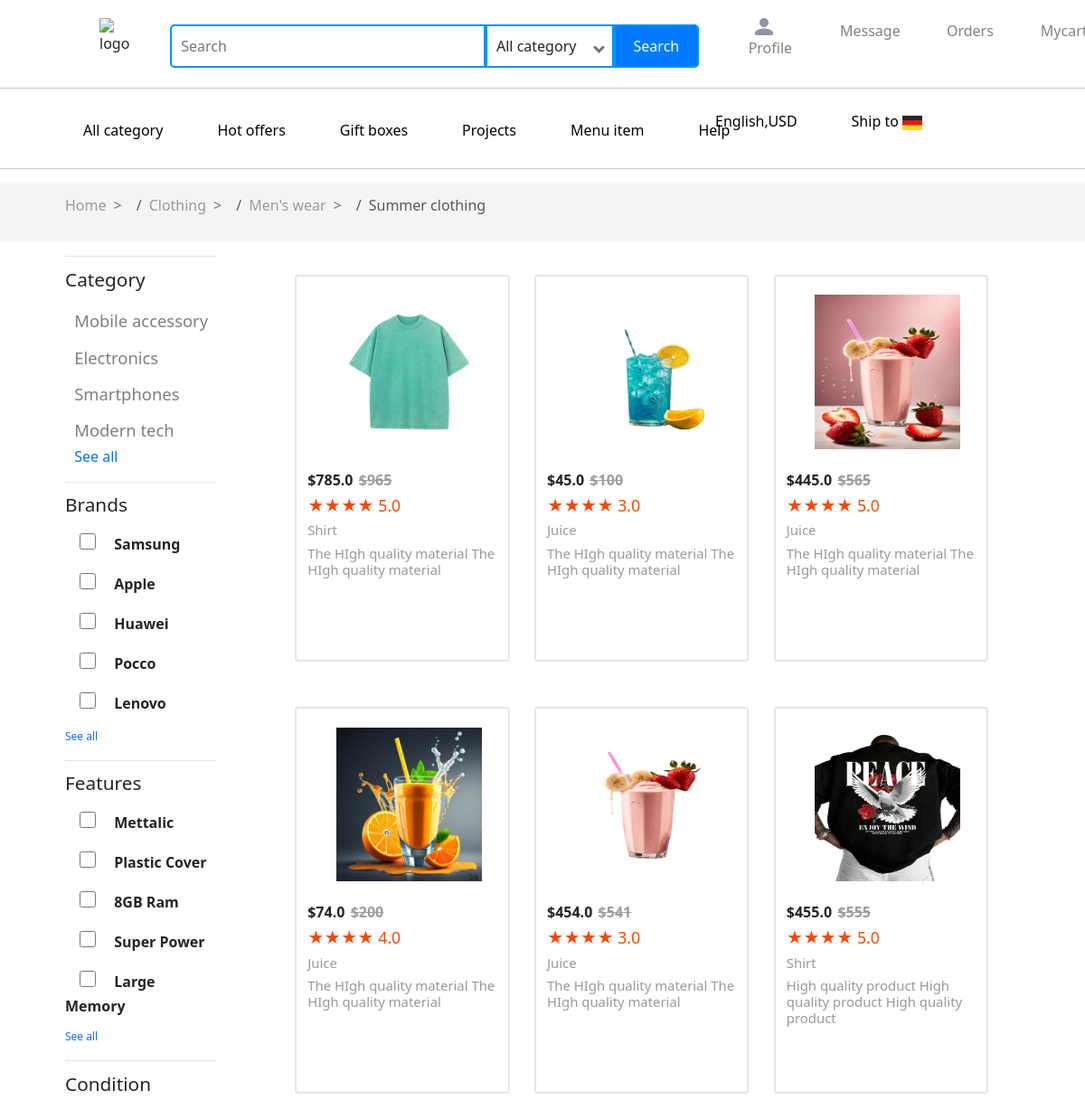
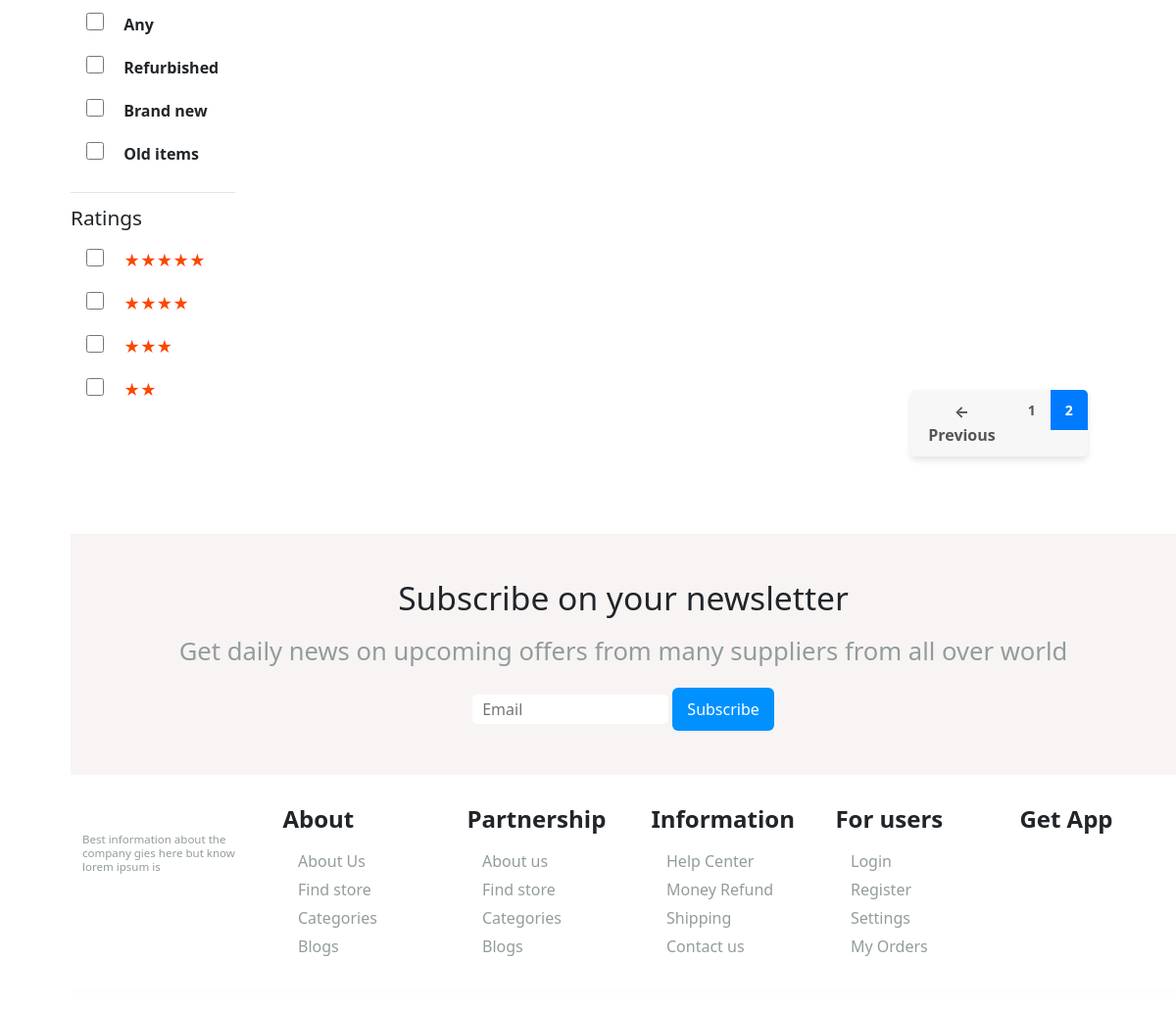
/product?page=2, run on the app's committed database (2 pictures, top to bottom).
### products/models.py (models this page shows, shortened)
class Product(models.Model):
    LIVE=1
    DELETE=0
    DELETE_CHOICES=((LIVE,'Live'),(DELETE,'Delete'))
    title=models.CharField(max_length=200)
    price=models.FloatField()
    discountprice=models.IntegerField()
    description=models.TextField()
    rating=models.FloatField()
    category=models.CharField(max_length=200)
    image=models.ImageField(upload_to='media/')
    priority=models.IntegerField(default=0)
    delete_status=models.IntegerField(choices=DELETE_CHOICES,default=LIVE)
    created_at=models.DateTimeField(auto_now_add=True)
    updated_at=models.DateTimeField(auto_now=True)

### products/views.py (the view)
# urls.py: path('product',views.product,name="product"),
def product(request):
    product_list = Product.objects.all()
    paginator = Paginator(product_list, 6)
    page_number = request.GET.get('page')
    page_obj = paginator.get_page(page_number)
    return render(request, 'product.html', {'page_obj': page_obj})

### templates/product.html (shortened to what this page needs)
{% load static %}
<!DOCTYPE html>
<html lang="en">
<head>
    <link rel="stylesheet" href="{% static '/css/style.css' %}">
    <link href="https://cdn.jsdelivr.net/npm/bootstrap@5.3.3/dist/css/bootstrap.min.css" rel="stylesheet">
</head>
<body>
    <header>
        <div class="logo">
            <img src="{% static 'images/logo-colored.png' %}" alt="logo">
        </div>
        <div class="search-container">
                <input type="text" class="search-bar" placeholder="Search">
                <div class="dropdown">
                    <li onclick="toggleDropdown(this)">All category <span class="arrow"></span></li>
                </div>
                <button class="submit-btn">Search</button>
        </div>
            <div class="user" style="display: flex;">
                <ul class="user" id="list1">
                    <li><img src="{% static 'images/11.png' %}" alt=""><a href="#">Profile</a></li>
                </ul>
                <ul class="user" id="list2">
                    <li><img src="{% static 'images/1231.png ' %}" alt=""><a href="#">Message</a></li>
                </ul>
                <ul class="user" id="list3">
                    <li><img src="{% static 'images/1.png ' %}" alt=""><a href="#">Orders</a></li>
                </ul>
                <ul class="user" id="list4">
                    <li><img src="{% static 'images/2.png ' %}" alt=""><a href="#">Mycart</a></li>
                </ul>
            </div>
    </header>
    <hr>
   <div class="navbar">
    <nav>
        <ul>
            <li><a href="#">All category</a></li>
            <li><a href="#">Hot offers</a></li>
            <li><a href="#">Gift boxes</a></li>
            <li><a href="#">Projects</a></li>
            <li><a href="#">Menu item</a></li>
            <li><a href="#">Help</a></li>
        </ul>
    </nav>
    <div class="region">
        <ul>
            <li><a href="#">English,USD</a></li>
            <li><a href="#">Ship to <img src=" {% static 'images/icon.png' %}" alt=""></a></li>
        </ul>
    </div>
   </div>
   <hr>
<div>
    <nav aria-label="breadcrumb" style="background-color: rgb(244, 244, 244); padding: 1% 6%;">
        <ol class="breadcrumb">
            <li class="breadcrumb-item"><a href="index.html">Home</a></li>
            <li class="breadcrumb-item"><a href="index.html">Clothing</a></li>
            <li class="breadcrumb-item"><a href="index.html">Men's wear</a></li>
            <li class="breadcrumb-item active" aria-current="#">Summer clothing</li>
        </ol>
    </nav>
</div>
<div class="section" style="padding-left:6%; ">
    <div class="row">
        <div class="col-2 side_bar">
            <hr style="color: #999191; padding: 4%;">
            <h2>Category</h2>
            <ul>
                <li><a href="#">Mobile accessory</a></li>
                <li><a href="#">Electronics</a></li>
                <li><a href="#">Smartphones</a></li>
                <li><a href="#">Modern tech</a></li>
                <a class="see" href="#">See all</a>
            </ul>
            <hr style="color: #999191; padding: 4%;">
            <h2>Brands</h2>
            <form action="/submit" method="post">
                <label> <input type="checkbox" name="option" value="Samsung"> Samsung </label><br>
                <label><input type="checkbox" name="option" value="Apple"> Apple</label><br>
                <label> <input type="checkbox" name="option" value="Huawei"> Huawei </label><br>
                <label> <input type="checkbox" name="option" value="Pocco"> Pocco </label><br>
                <label><input type="checkbox" name="option" value="Lenovo"> Lenovo </label><br>
                <a  class="see_all" href="#">See all</a>
            </form>
            <hr style="color: #999191; padding: 4%;">
            <h2>Features</h2>
            <form action="/submit" method="post">
                <label> <input type="checkbox" name="option" value="Mettalic"> Mettalic </label><br>
                <label><input type="checkbox" name="option" value="Plastic"> Plastic Cover</label><br>
                <label> <input type="checkbox" name="option" value="Ram"> 8GB Ram </label><br>
                <label><input type="checkbox" name="option" value="Power"> Super Power </label><br>
                <label> <input type="checkbox" name="option" value="Memory"> Large Memory </label><br>
                <a class="see_all" href="#">See all</a>
            </form>
            <hr style="color: #999191; padding: 4%;">
            <h2>Condition</h2>
            <form action="/submit" method="post">
                <label> <input type="checkbox" name="option" value="Any"> Any </label><br>
                <label><input type="checkbox" name="option" value="Refurbished"> Refurbished </label><br>
                <label> <input type="checkbox" name="option" value="Brand new"> Brand new </label><br>
                <label><input type="checkbox" name="option" value="Old items"> Old items </label><br>
            </form>
            <hr style="color: #999191; padding: 4%;">
            <h2>Ratings</h2>
            <form action="/submit" method="post">
                <label> <input type="checkbox" name="option" value="Rating"> <span style="color: orangered;">★★★★★</span> </label><br>
                <label><input type="checkbox" name="option" value="Rating"> <span style="color: orangered;">★★★★</span></label><br>
                <label> <input type="checkbox" name="option" value="Rating"> <span style="color: orangered;">★★★</span> </label><br>
                <label><input type="checkbox" name="option" value="Rating"> <span style="color: orangered;">★★</span> </label><br>
            </form>
        </div>
       <div class="col-10">
            <div class="row" style="padding-left: 5%;">
                {% for product in page_obj %}
                    <div class="col-3 pro" style="width: 26%; margin-top: 4%;">
                        <img src="{{ product.image.url }}" alt="">
                        <h2>${{ product.price }} <span class="striker">${{ product.discountprice }}</span></h2>
                        <h5>★★★★ {{ product.rating }}</h5>
                        <h6>{{ product.title }}</h6>
                        <h4>{{ product.description }}</h4>
                    </div>
                {% endfor %}
            </div>
    </div>
</div>
<div class="pagination-container">
    <ul class="pagination">
        {% if page_obj.has_previous %}
            <li><a href="?page={{ page_obj.previous_page_number }}" class="prev">&#8592; Previous</a></li>
        {% endif %}
        {% for num in page_obj.paginator.page_range %}
            {% if page_obj.number == num %}
                <li class="active"><a href="?page={{ num }}">{{ num }}</a></li>
            {% else %}
                <li><a href="?page={{ num }}">{{ num }}</a></li>
            {% endif %}
        {% endfor %}
    </ul>
</div>
<div class="section" style="padding-top: 4%;">
    <div class="subscribe">
        <h2>Subscribe on your newsletter</h2>
        <h6>Get daily news on upcoming offers from many suppliers from all over world</h6>
        <form action="#">
            <input type="email" name="email" placeholder="Email" required>
            <button type="submit">Subscribe</button>
        </form>
    </div>
</div>
<footer>
    <div class="container">
        <div class="row">
            <div class="col-2 prosp">
                <h3>Best information about the company gies here but know lorem ipsum is</h3>
            </div>
            <div class="col-2 our-ser">
                <h2>About</h2>
                <ul>
                    <li><a href="#"> About Us</a></li>
                    <li><a href="#">Find store</a></li>
                    <li><a href="#">Categories</a></li>
                    <li><a href="#">Blogs</a></li>
                </ul>
            </div>
            <div class="col-2 explore">
                <h2>Partnership</h2>
                <ul>
                    <li><a href="#">About us</a></li>
                    <li><a href="#">Find store</a></li>
                    <li><a href="#">Categories</a></li>
                    <li><a href="#">Blogs</a></li>
                </ul>
            </div>
            <div class="col-2 explore">
                <h2>Information</h2>
                <ul>
                    <li><a href="#">Help Center</a></li>
                    <li><a href="#">Money Refund</a></li>
                    <li><a href="#">Shipping</a></li>
                    <li><a href="#">Contact us</a></li>
                </ul>
            </div>
            <div class="col-2 explore">
                <h2>For users</h2>
                <ul>
                    <li><a href="#">Login </a></li>
                    <li><a href="#">Register</a></li>
                    <li><a href="#">Settings</a></li>
                    <li><a href="#">My Orders</a></li>
                </ul>
            </div>
            <div class="col-2 explore">
                <h2>Get App</h2>
                <ul >
                </ul>
            </div>
        </div>
    </div>
      <hr style="color:#d0d0d0; border:2px solid #f4f9f9;">
</footer>
</body>
</html>

### data on the page
Product: image (picture), price "785.0", discountprice "965", rating "5.0", title "Shirt", description "The HIgh quality material The HIgh quality material"
Product: image (picture), price "45.0", discountprice "100", rating "3.0", title "Juice", description "The HIgh quality material The HIgh quality material"
Product: image (picture), price "445.0", discountprice "565", rating "5.0", title "Juice", description "The HIgh quality material The HIgh quality material"
Product: image (picture), price "74.0", discountprice "200", rating "4.0", title "Juice", description "The HIgh quality material The HIgh quality material"
Product: image (picture), price "454.0", discountprice "541", rating "3.0", title "Juice", description "The HIgh quality material The HIgh quality material"
Product: image (picture), price "455.0", discountprice "555", rating "5.0", title "Shirt", description "High quality product High quality product High quality product"

### other printed values
{{ num }} "1"
{{ num }} "2"
